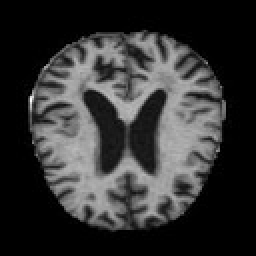
#> input picture data/test_samples/mild_33.jpg, 128 x 128 px (shown 2 times larger)
$ python -i input_validator.py   (imports and definitions only)
#> lines starting #> are read from the running program, lines starting #| are printed output that depends on the picture
"""
Robust Input Validation & Safe Inference Gate for Alzheimer's MRI Analysis.
Performs multi-stage file integrity, image quality, and conservative suitability screening.
"""

from enum import Enum
from pathlib import Path
from typing import Dict, Any, List, Tuple, Optional, Union
import io
import numpy as np
from PIL import Image, ImageOps

SUPPORTED_FORMATS = {"JPEG", "JPG", "PNG", "WEBP"}
MIN_DIMENSION = 32
MAX_DIMENSION = 8192
RECOMMENDED_MIN_DIM = 64


class ValidationStatus(str, Enum):
    PASS = "PASS"
    WARNING = "WARNING"
    REJECTED = "REJECTED"


class ValidationCheck:
    """Individual verification check result."""
    def __init__(self, name: str, passed: bool, status: ValidationStatus, message: str):
        self.name = name
        self.passed = passed
        self.status = status
        self.message = message

    # [7 lines left out: function to_dict, not called in this run]


class ValidationResult:
    """Consolidated validation summary with structured checks and metadata."""
    def __init__(
        self,
        status: ValidationStatus,
        headline: str,
        message: str,
        checks: List[ValidationCheck],
        metrics: Dict[str, Any],
        sanitized_image: Optional[Image.Image] = None
    ):
        self.status = status
        self.is_valid = (status != ValidationStatus.REJECTED)
        self.can_run_inference = self.is_valid
        self.headline = headline
        self.message = message
        self.checks = checks
        self.metrics = metrics
        self.sanitized_image = sanitized_image

    # [10 lines left out: function to_dict, not called in this run]


def validate_input_image(
    image_source: Union[Image.Image, bytes, io.BytesIO, str, Path],
    filename: Optional[str] = None
) -> ValidationResult:
    """
    Execute comprehensive multi-stage validation and conservative suitability screening.

    Stages:
    1. File & Decoding Check: Format, decodability, corruption check.
    2. Resolution & Geometry: Bounds, extreme aspect ratios.
    3. Signal & Uniformity: Blank (solid black/white) and near-uniform pixel check.
    4. Suitability Screening: Chromatic saturation and structural contrast check.
    5. Sanitization: Safe conversion of RGBA/Grayscale into clean 3-channel RGB.
    """
#> called with image_source = '../../data/test_samples/mild_33.jpg'
    checks: List[ValidationCheck] = []
    metrics: Dict[str, Any] = {}

    # -------------------------------------------------------------
    # Stage 1: File Loading & Image Decoding
    # -------------------------------------------------------------
    pil_img: Optional[Image.Image] = None
    original_format = "UNKNOWN"

    try:
        if isinstance(image_source, Image.Image):
            pil_img = image_source
            original_format = pil_img.format or "RAW_PIL"
        elif isinstance(image_source, (bytes, bytearray)):
            if len(image_source) == 0:
                return ValidationResult(
                    status=ValidationStatus.REJECTED,
                    headline="Empty File",
                    message="Uploaded file contains 0 bytes.",
                    checks=[ValidationCheck("File Integrity", False, ValidationStatus.REJECTED, "File has 0 bytes.")],
                    metrics={}
                )
            bio = io.BytesIO(image_source)
            pil_img = Image.open(bio)
            original_format = pil_img.format or "UNKNOWN"
            pil_img.load()  # Force decode to detect corrupted data
        elif isinstance(image_source, io.BytesIO):
            image_source.seek(0)
            pil_img = Image.open(image_source)
            original_format = pil_img.format or "UNKNOWN"
            pil_img.load()
        elif isinstance(image_source, (str, Path)):
            p = Path(image_source)
            if not p.exists() or p.stat().st_size == 0:
                return ValidationResult(
                    status=ValidationStatus.REJECTED,
                    headline="File Missing or Empty",
                    message=f"File at {p} could not be found or is empty.",
                    checks=[ValidationCheck("File Integrity", False, ValidationStatus.REJECTED, "File not found.")],
                    metrics={}
                )
            pil_img = Image.open(p)
#> pil_img is the input picture: PIL image 128x128 L; min 0, max 250, mean 51.3
            original_format = pil_img.format or "UNKNOWN"
            pil_img.load()
        else:
            return ValidationResult(
                status=ValidationStatus.REJECTED,
                headline="Unsupported Input Type",
                message="Input source is not a recognized file, buffer, or PIL Image.",
                checks=[ValidationCheck("Input Type", False, ValidationStatus.REJECTED, "Invalid type.")],
                metrics={}
            )

        # Format check
        norm_format = original_format.upper()
        if norm_format not in SUPPORTED_FORMATS and norm_format != "RAW_PIL":
            # Also check extension if format was ambiguous
            ext = Path(filename).suffix.lower().lstrip(".") if filename else ""
            if ext not in {"jpg", "jpeg", "png", "webp"}:
                checks.append(ValidationCheck(
                    "Format Support",
                    False,
                    ValidationStatus.REJECTED,
                    f"Format '{original_format}' is not supported. Please upload JPEG, PNG, or WEBP."
                ))
                return ValidationResult(
                    status=ValidationStatus.REJECTED,
                    headline="Unsupported Image Format",
                    message=f"Image format '{original_format}' is not supported. Please upload JPEG, PNG, or WEBP.",
                    checks=checks,
                    metrics={"format": original_format}
                )

        checks.append(ValidationCheck(
            "File & Decode Integrity",
            True,
            ValidationStatus.PASS,
            f"Successfully decoded valid {original_format} image."
        ))

    except Exception as decode_err:
        checks.append(ValidationCheck(
            "File & Decode Integrity",
            False,
            ValidationStatus.REJECTED,
            f"Image could not be decoded: {decode_err}"
        ))
        return ValidationResult(
            status=ValidationStatus.REJECTED,
            headline="Corrupted or Unreadable Image",
            message="The uploaded image file is corrupted or contains invalid image data.",
            checks=checks,
            metrics={"decode_error": str(decode_err)}
        )

    # -------------------------------------------------------------
    # Stage 2: Resolution & Aspect Ratio Screening
    # -------------------------------------------------------------
    width, height = pil_img.size
    aspect_ratio = width / max(height, 1)

    metrics["width"] = width
    metrics["height"] = height
    metrics["aspect_ratio"] = round(aspect_ratio, 2)
    metrics["original_mode"] = pil_img.mode
    metrics["original_format"] = original_format

    # Reject if absurdly tiny
    if width < MIN_DIMENSION or height < MIN_DIMENSION:
        checks.append(ValidationCheck(
            "Resolution Check",
            False,
            ValidationStatus.REJECTED,
            f"Resolution ({width}×{height}) is below minimum threshold ({MIN_DIMENSION}×{MIN_DIMENSION} px)."
        ))
        return ValidationResult(
            status=ValidationStatus.REJECTED,
            headline="Resolution Too Small",
            message="Image resolution is too small for reliable convolutional processing.",
            checks=checks,
            metrics=metrics
        )

    # Reject if absurdly huge
    if width > MAX_DIMENSION or height > MAX_DIMENSION:
        checks.append(ValidationCheck(
            "Resolution Check",
            False,
            ValidationStatus.REJECTED,
            f"Resolution ({width}×{height}) exceeds maximum supported size ({MAX_DIMENSION}×{MAX_DIMENSION} px)."
        ))
        return ValidationResult(
            status=ValidationStatus.REJECTED,
            headline="Resolution Exceeds Limits",
            message=f"Image dimensions ({width}×{height}) exceed processing limits.",
            checks=checks,
            metrics=metrics
        )

    # Aspect ratio check (axial brain MRIs are near-square)
    aspect_check_passed = True
    aspect_status = ValidationStatus.PASS
    aspect_msg = f"Aspect ratio ({aspect_ratio:.2f}:1) is standard."

    if aspect_ratio > 1.8 or aspect_ratio < 0.55:
        aspect_check_passed = False
        aspect_status = ValidationStatus.REJECTED
        aspect_msg = f"Unsuitable aspect ratio ({aspect_ratio:.2f}:1). Axial brain MRI scans have near-square proportions."
        checks.append(ValidationCheck("Aspect Ratio", False, aspect_status, aspect_msg))
        return ValidationResult(
            status=ValidationStatus.REJECTED,
            headline="Input rejected",
            message="This image does not appear to be a suitable brain MRI for this research model. Please upload a brain MRI image.",
            checks=checks,
            metrics=metrics
        )
    elif aspect_ratio > 1.45 or aspect_ratio < 0.70:
        aspect_check_passed = False
        aspect_status = ValidationStatus.WARNING
        aspect_msg = f"Unusual aspect ratio ({aspect_ratio:.2f}:1). Standard brain MRI scans typically have near-square proportions."

    checks.append(ValidationCheck("Dimensions & Geometry", aspect_check_passed, aspect_status, aspect_msg))

    # -------------------------------------------------------------
    # Stage 3: Image Sanitization (Safe RGB & Alpha Flattening)
    # -------------------------------------------------------------
    try:
        if pil_img.mode == "RGBA":
            # Flatten RGBA onto black background (standard background for brain MRI scans)
            bg = Image.new("RGB", pil_img.size, (0, 0, 0))
            bg.paste(pil_img, mask=pil_img.split()[3])
            sanitized_rgb = bg
        elif pil_img.mode in ("L", "1"):
            sanitized_rgb = pil_img.convert("RGB")
        elif pil_img.mode == "RGB":
            sanitized_rgb = pil_img.copy()
        elif pil_img.mode == "P":
            sanitized_rgb = pil_img.convert("RGBA")
            bg = Image.new("RGB", sanitized_rgb.size, (0, 0, 0))
            bg.paste(sanitized_rgb, mask=sanitized_rgb.split()[3])
            sanitized_rgb = bg
        else:
            sanitized_rgb = pil_img.convert("RGB")
    except Exception as conv_err:
        checks.append(ValidationCheck("Image Sanitization", False, ValidationStatus.REJECTED, str(conv_err)))
        return ValidationResult(
            status=ValidationStatus.REJECTED,
            headline="Color Mode Conversion Failed",
            message="Unable to safely convert image color channels for inference.",
            checks=checks,
            metrics=metrics
        )

    # -------------------------------------------------------------
    # Stage 4: Signal, Contrast & Uniformity Analysis
    # -------------------------------------------------------------
    np_arr = np.array(sanitized_rgb, dtype=np.float32)
    gray_arr = np.array(sanitized_rgb.convert("L"), dtype=np.float32)

    mean_intensity = float(np.mean(gray_arr))
#> mean_intensity = 51.27
    std_intensity = float(np.std(gray_arr))
#> std_intensity = 63.17
    min_val = float(np.min(gray_arr))
#> min_val = 0
    max_val = float(np.max(gray_arr))
#> max_val = 250

    metrics["mean_intensity"] = round(mean_intensity, 2)
    metrics["std_intensity"] = round(std_intensity, 2)
    metrics["dynamic_range"] = round(max_val - min_val, 2)

    # Calculate dominant uniform pixel percentage
    int_gray = gray_arr.astype(np.uint8)
    _, counts = np.unique(int_gray, return_counts=True)
#> counts = 193 values, max 7543 at index 0, min 1 at index 185, mean 84.89
    max_freq_ratio = float(np.max(counts) / counts.sum())
#> max_freq_ratio = 0.46
    metrics["uniform_pixel_ratio"] = round(max_freq_ratio, 3)

    # Check for blank / solid black / solid white
    if std_intensity < 2.0 or (max_val - min_val) < 5.0:
        checks.append(ValidationCheck(
            "Signal & Contrast",
            False,
            ValidationStatus.REJECTED,
            f"Image is completely blank or uniform (Standard deviation: {std_intensity:.2f})."
        ))
        return ValidationResult(
            status=ValidationStatus.REJECTED,
            headline="Input rejected",
            message="This image does not appear to be a suitable brain MRI for this research model. Please upload a brain MRI image.",
            checks=checks,
            metrics=metrics
        )

    if max_freq_ratio > 0.98:
        checks.append(ValidationCheck(
            "Uniformity Screening",
            False,
            ValidationStatus.REJECTED,
            f"Over {max_freq_ratio*100:.1f}% of pixels are identical."
        ))
        return ValidationResult(
            status=ValidationStatus.REJECTED,
            headline="Input rejected",
            message="This image does not appear to be a suitable brain MRI for this research model. Please upload a brain MRI image.",
            checks=checks,
            metrics=metrics
        )

    checks.append(ValidationCheck(
        "Signal & Dynamic Range",
        True,
        ValidationStatus.PASS,
        f"Valid visual contrast (Std: {std_intensity:.1f}, Dynamic range: {max_val - min_val:.0f})."
    ))

    # -------------------------------------------------------------
    # Stage 5: Strict Brain MRI Domain Verification (Multi-Feature Screener)
    # -------------------------------------------------------------
    # The research platform is trained exclusively on axial brain MRI scans (T1-weighted).
    # Inputs outside this domain (natural photos, animals, human faces, digital art,
    # screenshots, chest X-rays/CT, spine, abdomen, knee/shoulder scans) must be strictly REJECTED.

    # 1. Chromatic Saturation Check
    # Brain MRI scans are strictly monochromatic grayscale.
    r, g, b = np_arr[:, :, 0], np_arr[:, :, 1], np_arr[:, :, 2]
    chroma_diff = np.abs(r - g) + np.abs(g - b) + np.abs(b - r)
#> chroma_diff: shape (128, 128) float32; every value is 0
    mean_chroma = float(np.mean(chroma_diff))
#> mean_chroma = 0
    metrics["chromatic_divergence"] = round(mean_chroma, 2)

    if mean_chroma > 8.0:
        checks.append(ValidationCheck(
            "Domain Suitability (Color)",
            False,
            ValidationStatus.REJECTED,
            f"Color saturation detected (chromatic divergence: {mean_chroma:.1f}). Brain MRI scans are monochromatic grayscale neuroimaging sequences."
        ))
        return ValidationResult(
            status=ValidationStatus.REJECTED,
            headline="Input rejected",
            message="This image does not appear to be a suitable brain MRI for this research model. Please upload a brain MRI image.",
            checks=checks,
            metrics=metrics,
            sanitized_image=sanitized_rgb
        )

    # 2. Perimeter Background Darkness Check (Outer 5% Margin)
    # In axial brain MRI, the head is centered and surrounded by dark scanner air background.
    bw = max(2, int(width * 0.05))
    bh = max(2, int(height * 0.05))
    top = gray_arr[:bh, :]
    bottom = gray_arr[-bh:, :]
    left = gray_arr[:, :bw]
#> left = 128 rows, first 6: [0, 0, 0, 0, 0, 0], [0, 0, 0, 0, 0, 0], [0, 0, 0, 0, 0, 0], [0, 0, 0, 0, 0, 0], [0, 0, 0, 0, 0, 0], [0, 0, 0, 0, 0, 0]
    right = gray_arr[:, -bw:]
#> right has the same summary as left
    border_pixels = np.concatenate([top.flatten(), bottom.flatten(), left.flatten(), right.flatten()])
#> border_pixels = 3072 values from 0 to 0
    border_mean = float(np.mean(border_pixels))
#> border_mean = 0
    metrics["border_mean_intensity"] = round(border_mean, 2)

    if border_mean > 30.0:
        checks.append(ValidationCheck(
            "Domain Suitability (Perimeter)",
            False,
            ValidationStatus.REJECTED,
            f"Non-dark perimeter detected (border mean: {border_mean:.1f}). Axial brain MRI scans must feature a dark scanner background surrounding the cranium."
        ))
        return ValidationResult(
            status=ValidationStatus.REJECTED,
            headline="Input rejected",
            message="This image does not appear to be a suitable brain MRI for this research model. Please upload a brain MRI image.",
            checks=checks,
            metrics=metrics,
            sanitized_image=sanitized_rgb
        )

    # 3. Corner Background Darkness Check (Outer 8% Corners)
    # In axial cranial imaging, all 4 corners lie outside the cranial oval in empty scanner space.
    cw = max(2, int(width * 0.08))
    ch = max(2, int(height * 0.08))
    corners = np.concatenate([
        gray_arr[:ch, :cw].flatten(),
        gray_arr[:ch, -cw:].flatten(),
        gray_arr[-ch:, :cw].flatten(),
        gray_arr[-ch:, -cw:].flatten()
    ])
#> corners = 400 values from 0 to 0
    corner_mean = float(np.mean(corners))
#> corner_mean = 0
    metrics["corner_mean_intensity"] = round(corner_mean, 2)

    if corner_mean > 30.0:
        checks.append(ValidationCheck(
            "Domain Suitability (Corners)",
            False,
            ValidationStatus.REJECTED,
            f"Non-dark corners detected (corner mean: {corner_mean:.1f}). In axial brain MRI, frame corners are empty scanner background."
        ))
        return ValidationResult(
            status=ValidationStatus.REJECTED,
            headline="Input rejected",
            message="This image does not appear to be a suitable brain MRI for this research model. Please upload a brain MRI image.",
            checks=checks,
            metrics=metrics,
            sanitized_image=sanitized_rgb
        )

    # 4. Anatomical Tissue Coverage (Foreground Fraction of Pixels > 20)
    # True axial brain slices cover 35%-60% of the field of view.
    fg_fraction = float(np.mean(gray_arr > 20.0))
#> fg_fraction = 0.474
    metrics["tissue_coverage_fraction"] = round(fg_fraction, 3)

    if fg_fraction < 0.28:
        checks.append(ValidationCheck(
            "Domain Suitability (Tissue Coverage)",
            False,
            ValidationStatus.REJECTED,
            f"Insufficient anatomical tissue coverage ({fg_fraction*100:.1f}%). Axial brain slices typically cover 35%-60% of the field of view."
        ))
        return ValidationResult(
            status=ValidationStatus.REJECTED,
            headline="Input rejected",
            message="This image does not appear to be a suitable brain MRI for this research model. Please upload a brain MRI image.",
            checks=checks,
            metrics=metrics,
            sanitized_image=sanitized_rgb
        )
    if fg_fraction > 0.68:
        checks.append(ValidationCheck(
            "Domain Suitability (Tissue Coverage)",
            False,
            ValidationStatus.REJECTED,
            f"Excessive tissue coverage ({fg_fraction*100:.1f}%). Subject fills entire frame without characteristic cranial air boundary."
        ))
        return ValidationResult(
            status=ValidationStatus.REJECTED,
            headline="Input rejected",
            message="This image does not appear to be a suitable brain MRI for this research model. Please upload a brain MRI image.",
            checks=checks,
            metrics=metrics,
            sanitized_image=sanitized_rgb
        )

    # 5. Central Brain Parenchyma Signal & Contrast
    # Axial brain slices contain dense brain parenchyma in the central 50%.
    center = gray_arr[int(height * 0.25):int(height * 0.75), int(width * 0.25):int(width * 0.75)]
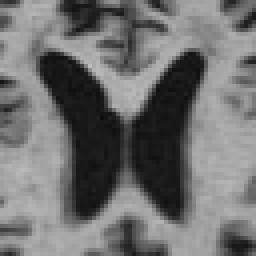
#> center: shape (64, 64) float32 (shown 4 times larger); min 12, max 189, mean 111.8
    center_mean = float(np.mean(center))
#> center_mean = 111.8
    metrics["center_mean_intensity"] = round(center_mean, 2)
    cranial_contrast = center_mean - border_mean
#> cranial_contrast = 111.8
    metrics["cranial_contrast"] = round(cranial_contrast, 2)

    if center_mean < 45.0:
        checks.append(ValidationCheck(
            "Domain Suitability (Parenchyma)",
            False,
            ValidationStatus.REJECTED,
            f"Low central parenchyma signal ({center_mean:.1f}). Axial brain neuroimaging displays solid cerebral tissue in the center."
        ))
        return ValidationResult(
            status=ValidationStatus.REJECTED,
            headline="Input rejected",
            message="This image does not appear to be a suitable brain MRI for this research model. Please upload a brain MRI image.",
            checks=checks,
            metrics=metrics,
            sanitized_image=sanitized_rgb
        )
    if cranial_contrast < 25.0:
        checks.append(ValidationCheck(
            "Domain Suitability (Contrast)",
            False,
            ValidationStatus.REJECTED,
            f"Insufficient cranial-to-background contrast ({cranial_contrast:.1f}). Expected distinct boundary between brain tissue and scanner background."
        ))
        return ValidationResult(
            status=ValidationStatus.REJECTED,
            headline="Input rejected",
            message="This image does not appear to be a suitable brain MRI for this research model. Please upload a brain MRI image.",
            checks=checks,
            metrics=metrics,
            sanitized_image=sanitized_rgb
        )

    # 6. Cranial Anatomical Geometry (Aspect Ratio of Central Tissue)
    mid_row = gray_arr[height // 2, :]
#> mid_row = 128 values, max 172 at index 88, min 0 at index 0, mean 79.71
    mid_col = gray_arr[:, width // 2]
#> mid_col = 128 values, max 182 at index 56, min 0 at index 0, mean 63.06
    row_nz = np.where(mid_row > 20.0)[0]
#> row_nz = 94 values from 14 to 110
    col_nz = np.where(mid_col > 20.0)[0]
#> col_nz = 98 values from 17 to 114
    if len(row_nz) > 0 and len(col_nz) > 0:
        skull_w = row_nz[-1] - row_nz[0]
#> skull_w = 96
        skull_h = col_nz[-1] - col_nz[0]
#> skull_h = 97
        skull_ratio = skull_w / max(skull_h, 1)
#> skull_ratio = 0.99
        metrics["cranial_aspect_ratio"] = round(skull_ratio, 2)
        if skull_ratio < 0.68 or skull_ratio > 1.42:
            checks.append(ValidationCheck(
                "Domain Suitability (Geometry)",
                False,
                ValidationStatus.REJECTED,
                f"Abnormal anatomical geometry (cranial width/height ratio: {skull_ratio:.2f}). Axial brain cross-sections are approximately elliptical/round."
            ))
            return ValidationResult(
                status=ValidationStatus.REJECTED,
                headline="Input rejected",
                message="This image does not appear to be a suitable brain MRI for this research model. Please upload a brain MRI image.",
                checks=checks,
                metrics=metrics,
                sanitized_image=sanitized_rgb
            )

    # 7. Bilateral Hemispheric Symmetry Check
    half_w = width // 2
    left_side = gray_arr[:, :half_w]
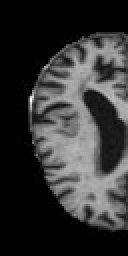
#> left_side: shape (128, 64) float32 (shown 2 times larger); min 0, max 250, mean 52.1
    right_side = np.fliplr(gray_arr[:, -half_w:])
    asym = float(np.mean(np.abs(left_side - right_side)) / max(mean_intensity, 1.0))
#> asym = 0.315
#> (the rest of the program and of its run is left out)
